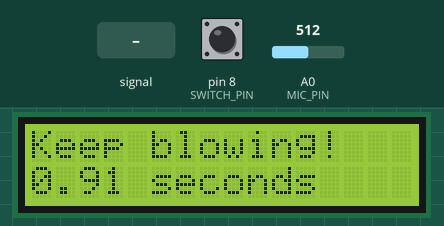
The sketch below on a simulated Arduino Uno, built with avr-gcc and run on an emulated ATmega328P. Shown: 16×2 character LCD. The inputs (shaded band) are chosen by the test bench; at power-on: A0 (MIC_PIN) = 512, pin 8 (SWITCH_PIN) HIGH.

Above: at 1.2 s.
1.3 s: A0 (MIC_PIN) set to 483
At 3.4 s:
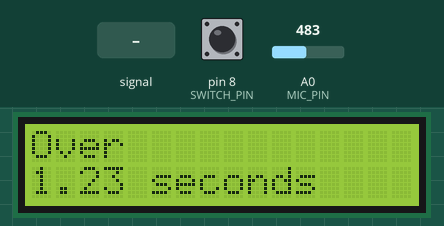
3.8 s: pin 8 (SWITCH_PIN) pulled LOW for 0.15 s
At 4.5 s:
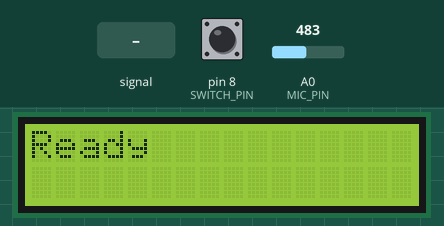
5.4 s: A0 (MIC_PIN) fed a 200 Hz sine of ±81 counts around its level
At 5.55 s:
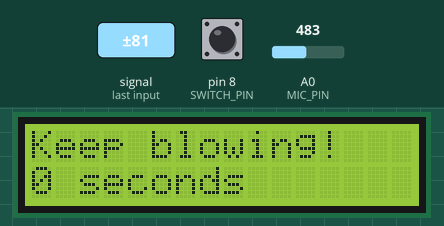
6.9 s: pin 8 (SWITCH_PIN) pulled LOW for 1 s
At 8.05 s:
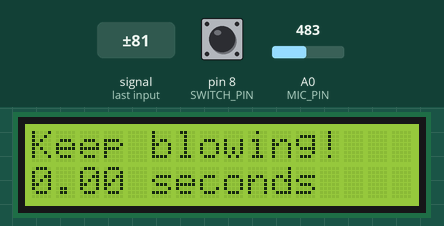
8.5 s: A0 (MIC_PIN) fed a 1000 Hz sine of ±255 counts around its level
At 8.65 s:
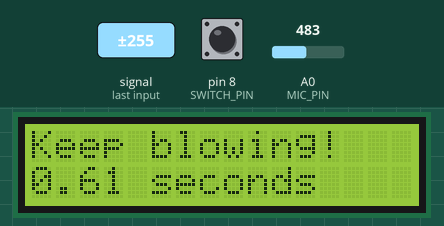
10.9 s: A0 (MIC_PIN) set to 510
At 11.37 s:
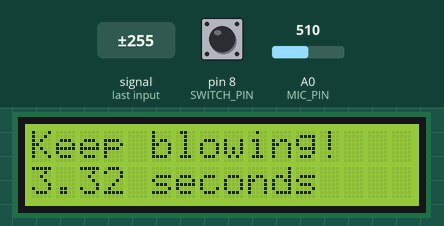
Timing chart, 0 to 13.4 s (numbered marks = the images above; inputs shaded):
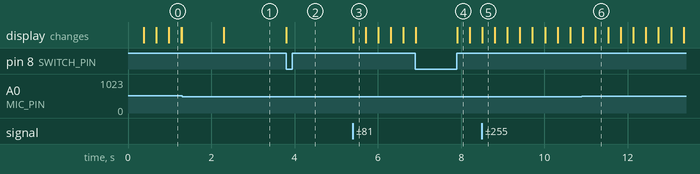

The sketch:

ch06_microphone_blowgame.ino
```cpp
#include <LiquidCrystal.h>
#define LCD_RS_PIN 2
#define LCD_E_PIN 3
#define LCD_D4_PIN 4
#define LCD_D5_PIN 5
#define LCD_D6_PIN 6
#define LCD_D7_PIN 7
#define LCD_ROW_NUMBER 2
#define LCD_COL_NUMBER 16
#define SWITCH_PIN 8
#define MIC_PIN A0 // 麥克風

// 朝麥克風吹氣，若輸出值超過此常數，便開始遊戲
#define MIC_THRESHOLD 500
// 若仍持續吹出夠強的氣，便延長記錄時間，單位millisecond
#define EXTEND_DURATION 1000
LiquidCrystal lcd(LCD_RS_PIN, LCD_E_PIN, LCD_D4_PIN, LCD_D5_PIN, LCD_D6_PIN, LCD_D7_PIN);

// 採用「狀態機」程式設計技巧
typedef enum{
  S_Start,
  S_Standby,
  S_Measuring,
  S_Stop,
}State;
State state;

void setup() {
  lcd.begin(LCD_COL_NUMBER, LCD_ROW_NUMBER);
  lcd.print("Start");
  pinMode(SWITCH_PIN, INPUT_PULLUP);
  state = S_Start;
}
unsigned long time_to_stop; // 限定一個時間，超過便終止遊戲
unsigned long time_start; // 遊戲正式開始的時間
void loop() {
  int mic; // 讀取麥克風
  unsigned long time_now;

  if(digitalRead(SWITCH_PIN) == LOW){
    state = S_Start; // 重置
  }
  switch(state){
    case S_Start:
      lcd.clear();
      lcd.print("Ready"); // 代表準備好了，可開始吹氣
      state = S_Standby;
    break;
    case S_Standby:
      mic = analogRead(MIC_PIN);
      if(mic >= MIC_THRESHOLD){ // 超過此值才正式開始遊戲
        time_start = millis();
        time_to_stop = time_start + EXTEND_DURATION; // 設定終止時間
        lcd.clear();
        lcd.print("Keep blowing!");
        lcd.setCursor(0, 1);
        lcd.print(0);//
        lcd.print(" seconds");
        state = S_Measuring;
      }
    break;
    case S_Measuring:
      mic = analogRead(MIC_PIN);
      time_now = millis();
      if(time_now > time_to_stop){ // 超過終止時間了
        lcd.setCursor(0, 0);
        lcd.print("Over         ");
        state = S_Stop; // 遊戲終止
      }
      else{ // 還沒超過終止時間
        if(mic > MIC_THRESHOLD){ // 吹出足夠的氣便能延長終止時間
          time_to_stop = time_now + EXTEND_DURATION;
          float d = (time_now - time_start) / 1000.0; // 輸出吹氣持續秒數
          lcd.setCursor(0, 1);
          lcd.print(d);
          lcd.print(" seconds");
        }
      }
    break;
    case S_Stop: // 遊戲終止
    break;
  }
}
```

Measured:
- the behaviour switches between 501 and 500 on A0 (MIC_PIN) (found by bisection; images 0 and 1)
- after the input at 1.3 s, the display: changes after 1.0 s (image 1)
- after the input at 3.8 s, the display: changes at once (image 2)
- after the input at 5.4 s, the display: changes at once (image 3)
- after the input at 6.9 s, the display: first changes at once (image 4 shows a later state)
